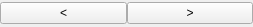
<?xml version="1.0" encoding="UTF-8"?>
<ui version="4.0">
 <class>NavigatorArrowWidget</class>
 <widget class="QWidget" name="NavigatorArrowWidget">
  <property name="geometry">
   <rect>
    <x>0</x>
    <y>0</y>
    <width>253</width>
    <height>27</height>
   </rect>
  </property>
  <property name="windowTitle">
   <string>Form</string>
  </property>
  <layout class="QGridLayout" name="gridLayout">
   <property name="leftMargin">
    <number>0</number>
   </property>
   <property name="topMargin">
    <number>0</number>
   </property>
   <property name="rightMargin">
    <number>0</number>
   </property>
   <property name="bottomMargin">
    <number>0</number>
   </property>
   <property name="spacing">
    <number>0</number>
   </property>
   <item row="0" column="0">
    <widget class="QWidget" name="widget" native="true">
     <layout class="QHBoxLayout" name="horizontalLayout">
      <property name="spacing">
       <number>0</number>
      </property>
      <property name="leftMargin">
       <number>0</number>
      </property>
      <property name="topMargin">
       <number>0</number>
      </property>
      <property name="rightMargin">
       <number>0</number>
      </property>
      <property name="bottomMargin">
       <number>0</number>
      </property>
      <item>
       <widget class="QPushButton" name="btnLeft">
        <property name="text">
         <string>&lt;</string>
        </property>
       </widget>
      </item>
      <item>
       <widget class="QPushButton" name="btnRight">
        <property name="text">
         <string>&gt;</string>
        </property>
       </widget>
      </item>
     </layout>
    </widget>
   </item>
  </layout>
 </widget>
 <resources/>
 <connections/>
</ui>
